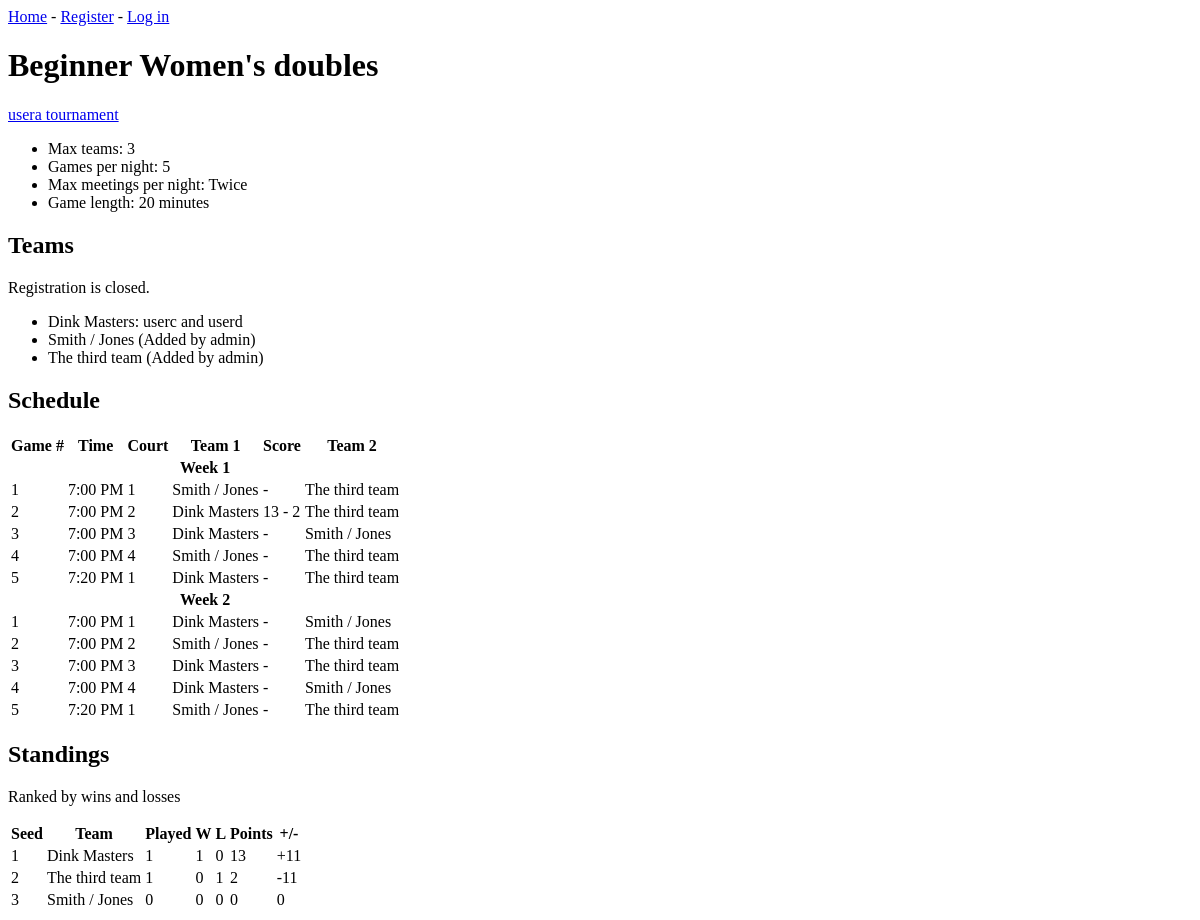
The page /divisions/2/ on the database as committed earlier.
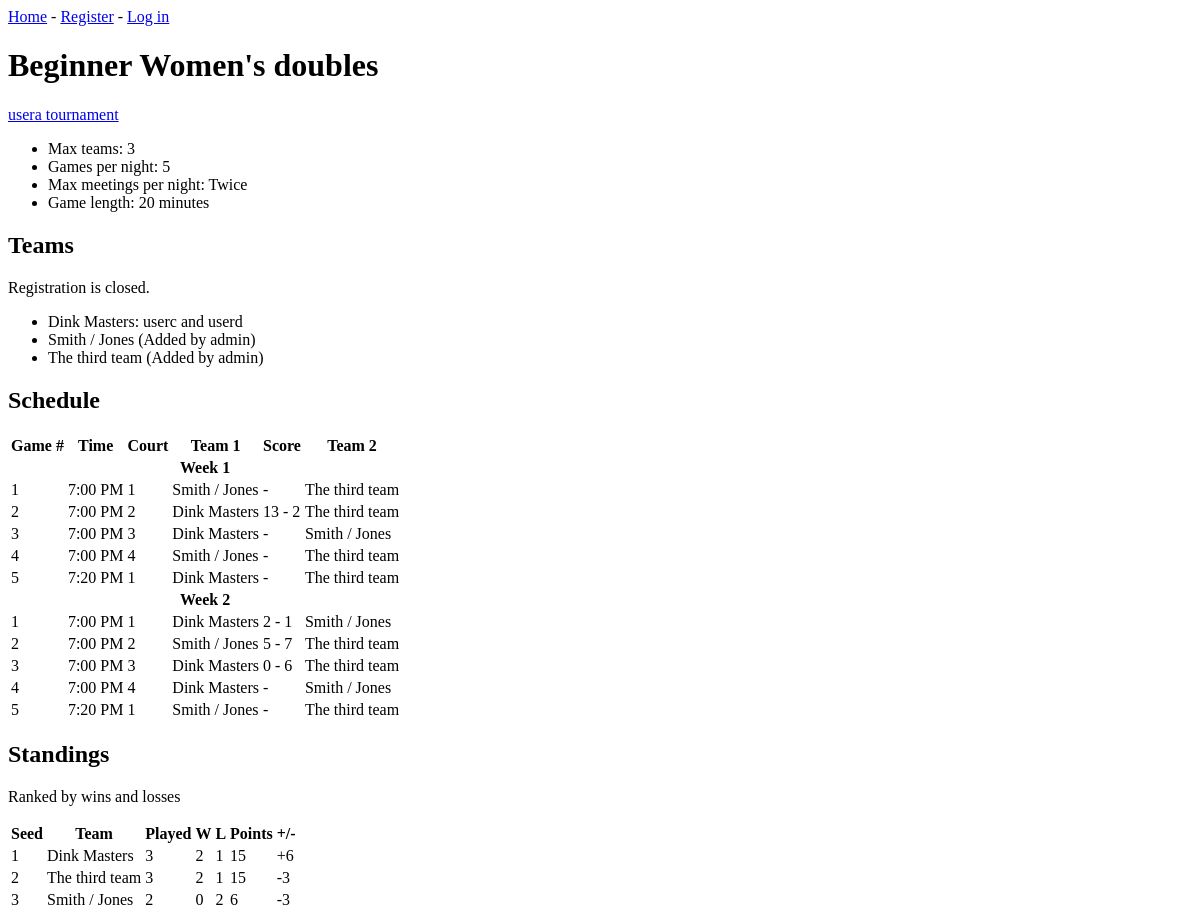
The same page on the database as committed later.
### tournaments/models.py (models this page shows, shortened)
class Division(models.Model):
    LEVEL_CHOICES = [
        ('beginner', 'Beginner'),
        ('intermediate', 'Intermediate'),
        ('advanced', 'Advanced'),
    ]
    FORMAT_CHOICES = [
        ('mixed', 'Mixed doubles'),
        ('mens', "Men's doubles"),
        ('womens', "Women's doubles"),
        ('scramble', 'Scramble'),
    ]
    MEETING_CHOICES = [(1, 'Once'), (2, 'Twice')]
    tournament = models.ForeignKey(Tournament, on_delete=models.CASCADE)
    level = models.CharField(max_length=20, choices=LEVEL_CHOICES)
    format = models.CharField(max_length=20, choices=FORMAT_CHOICES)
    max_teams = models.PositiveIntegerField()
    games_per_week = models.PositiveIntegerField()
    max_meetings_per_night = models.PositiveIntegerField(choices=MEETING_CHOICES, default=1)
    game_minutes = models.PositiveIntegerField(null=True, blank=True)
    def __str__(self):
        return f"{self.get_level_display()} {self.get_format_display()}"
    def game_length(self):
        if self.game_minutes:
            return self.game_minutes
        return self.tournament.game_minutes

class Tournament(models.Model):
    RANKING_CHOICES = [('wins', 'Wins and losses'), ('points', 'Total points')]
    name = models.CharField(max_length=100)
    start_date = models.DateField()
    num_weeks = models.PositiveIntegerField()
    num_courts = models.PositiveIntegerField(default=4)
    ranking_method = models.CharField(max_length=10, choices=RANKING_CHOICES, default='wins')
    players_enter_scores = models.BooleanField(default=False)
    game_minutes = models.PositiveIntegerField(default=30)
    join_code = models.CharField(max_length=8, unique=True)
    admins = models.ManyToManyField(User, related_name='admin_tournaments')
    members = models.ManyToManyField(User, related_name='joined_tournaments', blank=True)
    date_added = models.DateTimeField(auto_now_add=True)
    def __str__(self):
        return self.name

class Team(models.Model):
    division = models.ForeignKey(Division, on_delete=models.CASCADE)
    name = models.CharField(max_length=100)
    captain = models.ForeignKey(User, null=True, blank=True, on_delete=models.SET_NULL,
                                related_name='captain_teams')
    partner = models.ForeignKey(User, null=True, blank=True, on_delete=models.SET_NULL,
                                related_name='partner_teams')
    dropped = models.BooleanField(default=False)
    def __str__(self):
        return self.name

class Game(models.Model):
    division = models.ForeignKey(Division, on_delete=models.CASCADE)
    week = models.PositiveIntegerField()
    game_number = models.PositiveIntegerField()
    team1 = models.ForeignKey(Team, on_delete=models.CASCADE, related_name='team1_games')
    team2 = models.ForeignKey(Team, on_delete=models.CASCADE, related_name='team2_games')
    court = models.PositiveIntegerField(null=True, blank=True)
    start_time = models.TimeField(null=True, blank=True)
    team1_score = models.PositiveIntegerField(null=True, blank=True)
    team2_score = models.PositiveIntegerField(null=True, blank=True)
    forfeit = models.BooleanField(default=False)
    def winner(self):
        if self.team1_score is None or self.team2_score is None:
            return None
        if self.team1_score > self.team2_score:
            return self.team1
        if self.team2_score > self.team1_score:
            return self.team2
        return None

### tournaments/views.py (the view)
# urls.py: path('divisions/<int:division_id>/', views.division, name='division'),
def division(request, division_id):
    division = get_object_or_404(Division, id=division_id)
    teams = division.team_set.order_by('name')
    tournament = division.tournament
    game_rows = []
    for game in division.game_set.order_by('week', 'game_number'):
        game_rows.append((game, can_enter_score(request.user, game)))
    context = {
        'division': division,
        'teams': teams,
        'user_is_admin': is_admin(request.user, tournament),
        'user_is_member': is_member(request.user, tournament),
        'user_team': user_team_in_division(request.user, division),
        'closed': registration_closed(division),
        'game_rows': game_rows,
        'standings_rows': standings(division),
    }
    return render(request, 'tournaments/division.html', context)

### tournaments/helpers.py (called while the page is built)
def is_admin(user, tournament):
    if user.is_superuser:
        return True
    return user.is_authenticated and tournament.admins.filter(id=user.id).exists()

def is_member(user, tournament):
    return user.is_authenticated and tournament.members.filter(id=user.id).exists()

def user_team_in_division(user, division):
    for team in division.team_set.all():
        if team.captain == user or team.partner == user:
            return team
    return None

def registration_closed(division):
    return division.game_set.exists()

def can_enter_score(user, game):
    tournament = game.division.tournament
    if is_admin(user, tournament):
        return True
    if not user.is_authenticated:
        return False
    if not tournament.players_enter_scores or game.team1_score is not None:
        return False
    players = [game.team1.captain, game.team1.partner, game.team2.captain, game.team2.partner]
    return user in players

### tournaments/templates/tournaments/division.html (shortened to what this page needs)
{% extends 'tournaments/base.html' %}
{% block content %}
  <h1>{{ division }}</h1>
  <p><a href="{% url 'tournaments:tournament' division.tournament.id %}">{{ division.tournament }}</a></p>
  <ul>
    <li>Max teams: {{ division.max_teams }}</li>
    <li>Games per night: {{ division.games_per_week }}</li>
    <li>Max meetings per night: {{ division.get_max_meetings_per_night_display }}</li>
    <li>Game length: {{ division.game_length }} minutes</li>
  </ul>
  <h2>Teams</h2>
  {% if closed %}
    <p>Registration is closed.</p>
  {% endif %}
  <ul>
    {% for team in teams %}
      <li>
        {% if team.captain and team.partner %}
          {{ team.name }}: {{ team.captain.username }} and {{ team.partner.username }}
        {% else %}
          {{ team.name }} (Added by admin)
        {% endif %}
      </li>
    {% empty %}
      <li>No teams yet.</li>
    {% endfor %}
  </ul>
  <h2>Schedule</h2>
  {% if game_rows %}
    <table>
      <tr>
        <th>Game #</th><th>Time</th><th>Court</th><th>Team 1</th><th>Score</th><th>Team 2</th>
      </tr>
      {% for game, can_score in game_rows %}
        {% ifchanged game.week %}
          <tr><th colspan="7">Week {{ game.week }}</th></tr>
        {% endifchanged %}
        <tr>
          <td>{{ game.game_number }}</td>
          <td>{% if game.start_time %}{{ game.start_time|time:"g:i A" }}{% else %}TBD{% endif %}</td>
          <td>{% if game.court %}{{ game.court }}{% else %}TBD{% endif %}</td>
          <td>{{ game.team1 }}</td>
          <td>{% if game.team1_score is not None %}{{ game.team1_score }} - {{ game.team2_score }}{% else %}-{% endif %}</td>
          <td>{{ game.team2 }}</td>
        </tr>
      {% endfor %}
    </table>
  {% else %}
    <p>No schedule yet.</p>
  {% endif %}
  <h2>Standings</h2>
  <p>Ranked by {{ division.tournament.get_ranking_method_display|lower }}</p>
  <table>
    <tr><th>Seed</th><th>Team</th><th>Played</th><th>W</th><th>L</th><th>Points</th><th>+/-</th></tr>
    {% for row in standings_rows %}
      <tr>
        <td>{{ forloop.counter }}</td>
        <td>{{ row.team.name }}{% if row.team.dropped %} (dropped){% endif %}</td>
        <td>{{ row.played }}</td>
        <td>{{ row.wins }}</td>
        <td>{{ row.losses }}</td>
        <td>{{ row.points }}</td>
        <td>{% if row.diff > 0 %}+{% endif %}{{ row.diff }}</td>
      </tr>
    {% empty %}
      <tr><td colspan="7">No teams yet.</td></tr>
    {% endfor %}
  </table>
{% endblock content %}

### tournaments/templates/tournaments/base.html (shortened to what this page needs)
<p>
  <a href="{% url 'tournaments:index' %}">Home</a> -
  {% if user.is_authenticated %}
    Hello, {{ user.username }}.
  {% else %}
    <a href="{% url 'users:register' %}">Register</a> -
    <a href="{% url 'users:login' %}">Log in</a>
  {% endif %}
</p>
{% block content %}{% endblock content %}

Rows that differ between the two databases and show on the page:
computed for Team "Dink Masters": played "1" → "3"; wins "1" → "2"; losses "0" → "1"; points "13" → "15"; diff "11" → "6"
computed for Team "Smith / Jones": played "0" → "2"; losses "0" → "2"; points "0" → "6"; diff "0" → "-3"
computed for Team "The third team": played "1" → "3"; wins "0" → "2"; points "2" → "15"; diff "-11" → "-3"
changed Game (number 6 of 10 on the later page): team1_score (not shown) → "2"; team2_score (not shown) → "1"
changed Game (number 7 of 10 on the later page): team1_score (not shown) → "5"; team2_score (not shown) → "7"
changed Game (number 8 of 10 on the later page): team1_score (not shown) → "0"; team2_score (not shown) → "6"
